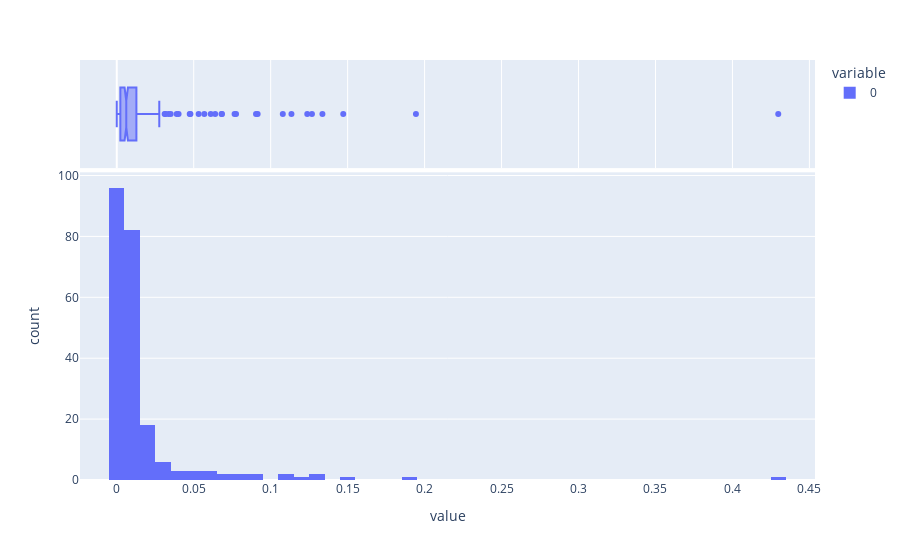

Here is the notebook cell this chart was saved with:
### Code cell
if run:
    fig = px.histogram(W_est.flatten(), marginal="box")
    fig.show()

### Figure 1 — Plotly figure (JSON) as saved in the notebook; plotly's stock layout.template omitted (floating-point values rounded to 4 significant figures; data arrays with more than 128 entries replaced by an {"elided": "..."} marker saying what was removed)
{"data": [{"alignmentgroup": "True", "bingroup": "x", "hovertemplate": "variable=0<br>value=%{x}<br>count=%{y}<extra></extra>", "legendgroup": "0", "marker": {"color": "#636efa", "pattern": {"shape": ""}}, "name": "0", "offsetgroup": "0", "orientation": "v", "showlegend": true, "type": "histogram", "x": {"elided": "225 float values"}, "xaxis": "x", "yaxis": "y"}, {"alignmentgroup": "True", "hovertemplate": "variable=0<br>value=%{x}<extra></extra>", "legendgroup": "0", "marker": {"color": "#636efa"}, "name": "0", "notched": true, "offsetgroup": "0", "showlegend": false, "type": "box", "x": {"elided": "225 float values"}, "xaxis": "x2", "yaxis": "y2"}], "layout": {"barmode": "relative", "legend": {"title": {"text": "variable"}, "tracegroupgap": 0}, "margin": {"t": 60}, "xaxis": {"anchor": "y", "domain": [0, 1], "title": {"text": "value"}}, "xaxis2": {"anchor": "y2", "domain": [0, 1], "matches": "x", "showgrid": true, "showticklabels": false}, "yaxis": {"anchor": "x", "domain": [0, 0.7326], "title": {"text": "count"}}, "yaxis2": {"anchor": "x2", "domain": [0.7426, 1], "matches": "y2", "showgrid": false, "showline": false, "showticklabels": false, "ticks": ""}}}
